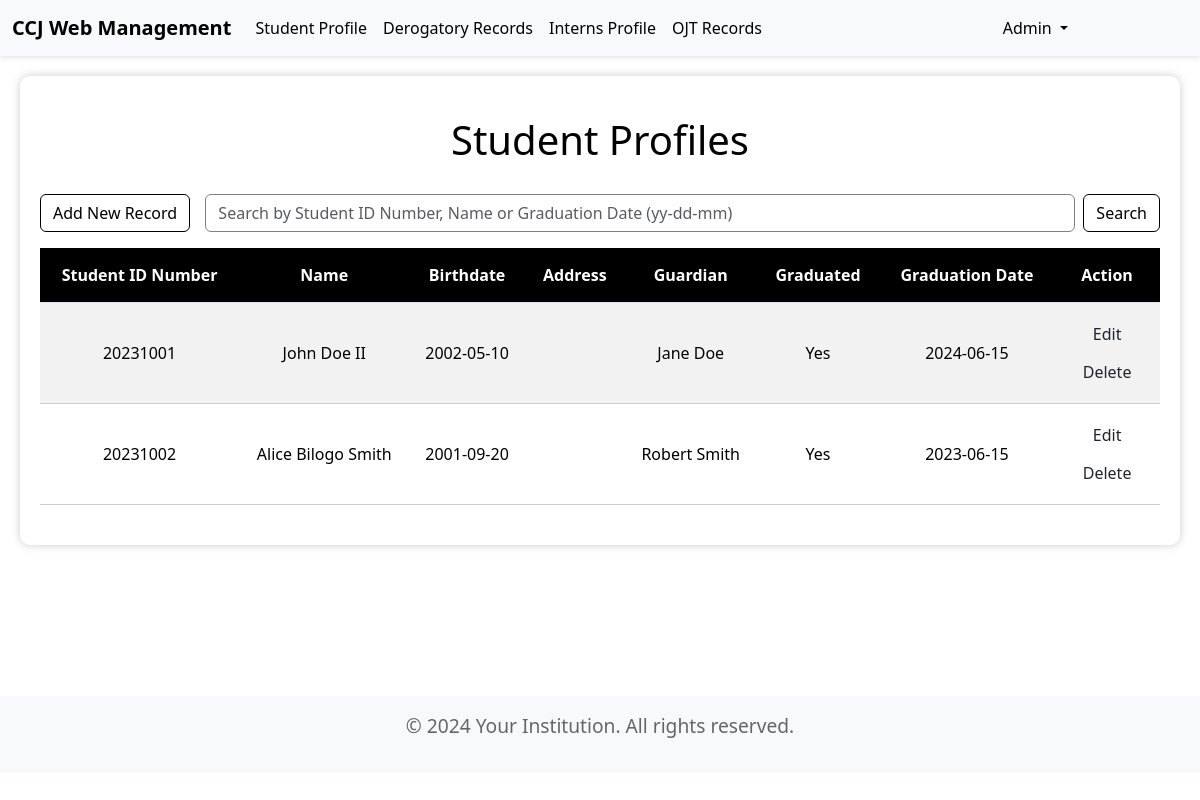
Page /views/profile.php on the committed database.
### tables this page shows
CREATE TABLE `students` (
  `student_number` varchar(50) NOT NULL,
  `last_name` varchar(100) NOT NULL,
  `first_name` varchar(100) NOT NULL,
  `middle_name` varchar(100) NOT NULL,
  `suffix` varchar(100) NOT NULL,
  `birthdate` date NOT NULL,
  `address` varchar(100) DEFAULT NULL,
  `guardian_name` varchar(100) DEFAULT NULL,
  `guardian_occupation` varchar(100) DEFAULT NULL,
  `is_graduated` tinyint(1) DEFAULT 0,
  `year_graduated` year(4) DEFAULT NULL,
  `graduation_date` date DEFAULT NULL
);

### views/profile.php (the view, shortened to what this page needs)
<?php
include("../database/db_con.php");
$sql = "SELECT * FROM students";
$result = $conn->query($sql);
?>
<!DOCTYPE html>
<html lang="en">
<head>
    <link href="https://cdn.jsdelivr.net/npm/bootstrap@5.3.3/dist/css/bootstrap.min.css" rel="stylesheet">
    <link rel="stylesheet" href="../resources/css/styles.css">
</head>
<body>
    <?php include('../components/navbar.php'); ?>
    <main>
        <div class="container">
            <h1>Student Profiles</h1>
            <div class="d-flex justify-content-between mb-3">
                <button type="button" class="btn btn-outline-dark" data-bs-toggle="modal" data-bs-target="#addRecordModal">
                    Add New Record
                </button>
                <form class="d-flex" action="profile.php" method="GET" role="search">
                    <input class="form-control me-2 custom-search" type="search" name="query" placeholder="Search by Student ID Number, Name or Graduation Date (yy-dd-mm)" aria-label="Search">
                    <button class="btn btn-outline-dark" type="submit">Search</button>
                </form>
            </div>
            <?php if ($result && $result->num_rows > 0): ?>
                <table class="table table-striped">
                    <thead>
                        <tr>
                            <th class="center-text">Student ID Number</th>
                            <th class="center-text">Name</th>
                            <th class="center-text">Birthdate</th>
                            <th class="center-text">Address</th>
                            <th class="center-text">Guardian</th>
                            <th class="center-text">Graduated</th>
                            <th class="center-text">Graduation Date</th>
                            <th class="center-text">Action</th>
                        </tr>
                    </thead>
                    <tbody>
                        <?php while ($student = $result->fetch_assoc()): ?>
                            <tr>
                                <td class="center-text"><?= htmlspecialchars($student['student_number']); ?></td>
                                <td class="center-text"><?= htmlspecialchars($student['first_name'] . ' ' . $student['middle_name'] . ' ' . $student['last_name'] . ' ' . $student['suffix']); ?></td>
                                <td class="center-text"><?= htmlspecialchars($student['birthdate']); ?></td>
                                <td class="center-text"><?= htmlspecialchars($student['street']  . ' ' . $student['purok']  . ' ' . $student['barangay'] . ' ' . $student['city'] . ' ' . $student['state']); ?></td>
                                <td class="center-text"><?= htmlspecialchars($student['guardian_name']); ?></td>
                                <td class="center-text"><?= $student['is_graduated'] ? 'Yes' : 'No'; ?></td>
                                <td class="center-text"><?= htmlspecialchars($student['graduation_date']); ?></td>
                                <td class="center-text">
                                    <button type="button" class="btn btn-outline" data-bs-toggle="modal" data-bs-target="#editStudentModal<?= $student['student_number']; ?>">
                                        Edit
                                    </button><br>
                                    <form action="delete_student.php" method="POST" style="display:inline;">
                                        <button type="button" class="btn btn-outline"
                                            data-bs-toggle="modal"
                                            data-bs-target="#deleteStudentModal"
                                            onclick="setDeleteStudent('<?= htmlspecialchars($student['student_number']); ?>')">
                                            Delete
                                        </button>
                                    </form>
                                </td>
                            </tr>
                        <?php endwhile; ?>
                    </tbody>
                </table>
            <?php else: ?>
                <p>No students found.</p>
            <?php endif; ?>
        </div>
    </main>
<footer class="bg-light text-center py-3">
    <p>&copy; <?= date('Y'); ?> Your Institution. All rights reserved.</p>
</footer>
</body>
</html>

### components/navbar.php (shortened to what this page needs)
<nav class="navbar navbar-expand-lg navbar-light bg-light">
    <div class="container-fluid">
        <a class="navbar-brand" href="#" style="color: black;">CCJ Web Management</a>
        <div class="collapse navbar-collapse" id="navbarSupportedContent">
            <ul class="navbar-nav me-auto mb-2 mb-lg-0">
                <li class="nav-item">
                    <a class="nav-link active" aria-current="page" href="../views/profile.php" style="color: black;">Student Profile</a>
                </li>
                <li class="nav-item">
                    <a class="nav-link active" aria-current="page" href="../views/derogatory.php" style="color: black;">Derogatory Records</a>
                </li>
                <li class="nav-item">
                    <a class="nav-link active" aria-current="page" href="../views/interns.php" style="color: black;">Interns Profile</a>
                </li>
                <li class="nav-item">
                    <a class="nav-link active" aria-current="page" href="../views/ojt.php" style="color: black;">OJT Records</a>
                </li>
            </ul>
            <div class="dropdown ms-auto custom-dropdown">
                <a class="nav-link dropdown-toggle" href="#" role="button" data-bs-toggle="dropdown" aria-expanded="false" style="color: black;">
                    Admin
                </a>
            </div>
        </div>
    </div>
</nav>

### resources/css/styles.css (style rules this page uses)
body { margin: 0; height: 100vh; display: flex; flex-direction: column; }
main { width: 100%; max-width: 1200px; min-width: 300px; height: 80vh; min-height: 400px; margin: 0 auto; padding: 20px; background-color: white; box-shadow: 0 2px 5px rgba(0, 0, 0, 0.1); overflow-y: auto; }
h1 { text-align: center; margin-top: 20px; margin-bottom: 30px; font-size: 2.5em; color: #000; }
.container { background-color: #fff; padding: 20px; border-radius: 10px; box-shadow: 0 0 10px rgba(0, 0, 0, 0.2); margin: 0 auto; max-width: 1200px; }
.custom-search { width: 870px !important; }
.center-text { text-align: center !important; }
.table { width: 100%; border-collapse: collapse; margin-bottom: 20px; }
.table th { background-color: #000; color: white; padding: 15px; text-align: left; }
.table td { padding: 12px; border-bottom: 1px solid #ccc; }
.table-striped tbody tr:nth-of-type(odd) { background-color: #f9f9f9; }
.table th, .table td { vertical-align: middle; }
p { text-align: center; font-size: 1.2em; color: #666; }
.navbar { background-color: #f8f9fa; box-shadow: 0 2px 5px rgba(0, 0, 0, 0.1); }
.navbar-brand { font-weight: bold; }
.nav-link { color: black !important; }
.custom-dropdown { margin-right: 120px !important; }
.form-control { border: 1px solid grey; }
.btn-outline-dark { color: black; border-color: black; }

### rows in the picture
students: student_number "20231001", first_name+middle_name+last_name "John Doe II", birthdate "2002-05-10", guardian_name "Jane Doe", is_graduated "Yes", graduation_date "2024-06-15"
students: student_number "20231002", first_name+middle_name+last_name "Alice Bilogo Smith", birthdate "2001-09-20", guardian_name "Robert Smith", is_graduated "Yes", graduation_date "2023-06-15"
